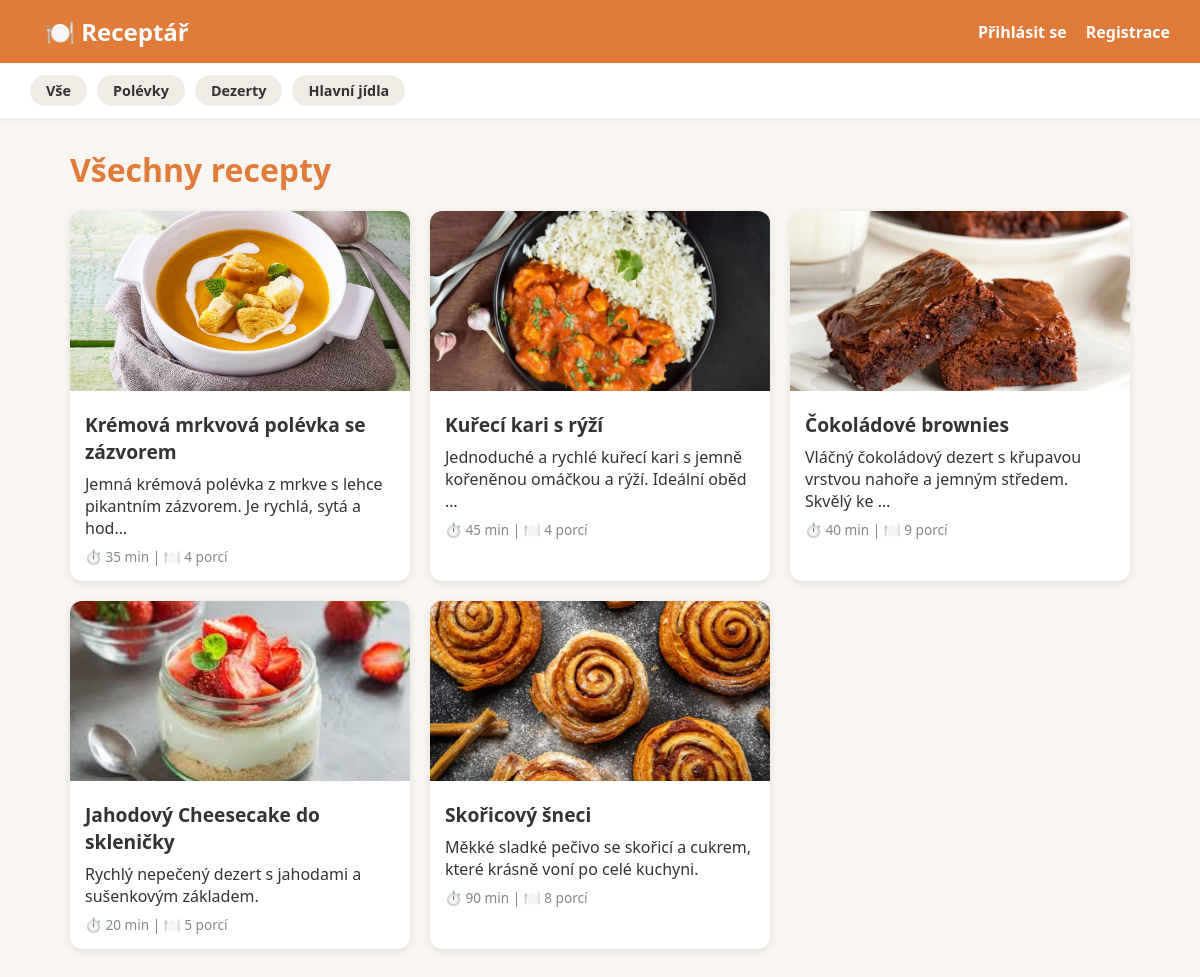
The page / on the database its author committed.
### recepty/models.py (models this page shows, shortened)
class Kategorie(models.Model):
    nazev = models.CharField(max_length=100)

class Recept(models.Model):
    nazev = models.CharField(max_length=200)
    popis = models.TextField()
    postup = models.TextField()
    doba_pripravy = models.IntegerField(help_text="Čas v minutách")
    pocet_porci = models.IntegerField()
    kategorie = models.ForeignKey(Kategorie, on_delete=models.SET_NULL, null=True)
    autor = models.ForeignKey(User, on_delete=models.CASCADE)
    fotka = models.ImageField(upload_to='recepty/', blank=True, null=True)
    datum_pridani = models.DateTimeField(auto_now_add=True)

### recepty/views.py (the view)
# urls.py: path('', views.seznam_receptu, name='seznam'),
def seznam_receptu(request):
    recepty = Recept.objects.all()
    kategorie = Kategorie.objects.all()
    aktivni_kategorie = None
    kategorie_id = request.GET.get('kategorie')
    if kategorie_id:
        recepty = recepty.filter(kategorie__id=kategorie_id)
        aktivni_kategorie = Kategorie.objects.get(id=kategorie_id)
    return render(request, 'recepty/seznam.html', {
        'recepty': recepty,
        'kategorie': kategorie,
        'aktivni_kategorie': aktivni_kategorie,
    })

### templates/recepty/seznam.html (shortened to what this page needs)
{% extends 'recepty/base.html' %}
{% block content %}
    <h1>{% if aktivni_kategorie %}{{ aktivni_kategorie.nazev }}{% else %}Všechny recepty{% endif %}</h1>
    <div class="recepty-grid">
        {% for recept in recepty %}
            <div class="karta">
                {% if recept.fotka %}
                    <img src="{{ recept.fotka.url }}" alt="{{ recept.nazev }}">
                {% endif %}
                <div class="karta-obsah">
                    <h2><a href="{% url 'detail' recept.pk %}">{{ recept.nazev }}</a></h2>
                    <p>{{ recept.popis|truncatechars:80 }}</p>
                    <div class="karta-meta">
                        ⏱️ {{ recept.doba_pripravy }} min | 🍽️ {{ recept.pocet_porci }} porcí
                    </div>
                </div>
            </div>
        {% empty %}
            <p>Zatím žádné recepty. <a href="{% url 'pridat' %}">Přidej první!</a></p>
        {% endfor %}
    </div>
{% endblock %}

### templates/recepty/base.html (shortened to what this page needs)
{% load static %}
<!DOCTYPE html>
<html lang="cs">
<head>
    <link rel="stylesheet" href="{% static 'css/style.css' %}">
</head>
<body>
<nav>
    <a href="{% url 'seznam' %}" class="logo">🍽️ Receptář</a>
    <div>
        {% if user.is_authenticated %}
            Ahoj, {{ user.username }}!
            <a href="{% url 'pridat' %}">➕ Přidat recept</a>
            <a href="{% url 'odhlaseni' %}">Odhlásit se</a>
        {% else %}
            <a href="{% url 'prihlaseni' %}">Přihlásit se</a>
            <a href="{% url 'registrace' %}">Registrace</a>
        {% endif %}
    </div>
</nav>
<div class="kategorie-nav">
    <a href="{% url 'seznam' %}" class="kategorie-btn">Vše</a>
    {% for kat in kategorie %}
        <a href="{% url 'seznam' %}?kategorie={{ kat.id }}" class="kategorie-btn">{{ kat.nazev }}</a>
    {% endfor %}
</div>
<div class="container">
    {% block content %}
    {% endblock %}
</div>
</body>
</html>

### static/css/style.css (style rules this page uses)
* { margin: 0; padding: 0; box-sizing: border-box; }
body { font-family: 'Segoe UI', sans-serif; background-color: #f9f5f0; color: #333; }
nav { background-color: #e07b39; padding: 15px 30px; display: flex; justify-content: space-between; align-items: center; }
nav a { color: white; text-decoration: none; font-weight: bold; margin-left: 15px; }
nav .logo { font-size: 1.5rem; font-weight: bold; color: white; }
.container { max-width: 1100px; margin: 30px auto; padding: 0 20px; }
h1 { font-size: 2rem; margin-bottom: 20px; color: #e07b39; }
.recepty-grid { display: grid; grid-template-columns: repeat(auto-fill, minmax(280px, 1fr)); gap: 20px; margin-top: 20px; }
.karta { background: white; border-radius: 12px; box-shadow: 0 2px 8px rgba(0,0,0,0.1); overflow: hidden; transition: transform 0.2s; }
.karta img { width: 100%; height: 180px; object-fit: cover; }
.karta-obsah { padding: 15px; }
.karta-obsah h2 { font-size: 1.2rem; margin-bottom: 8px; }
.karta-obsah h2 a { color: #333; text-decoration: none; }
.karta-meta { font-size: 0.85rem; color: #888; margin-top: 8px; }
nav .logo { text-decoration: none; }
.kategorie-nav { background-color: #fff; padding: 12px 30px; display: flex; gap: 10px; flex-wrap: wrap; box-shadow: 0 2px 4px rgba(0,0,0,0.05); }
.kategorie-btn { padding: 6px 16px; border-radius: 20px; background-color: #f0ebe4; color: #333; text-decoration: none; font-size: 0.9rem; font-weight: bold; transition: background-color 0.2s; }
.kategorie-nav a.kategorie-btn { color: #333 !important; margin-left: 0; font-weight: bold; }

### rows shown on the page
Kategorie: nazev "Polévky"
Kategorie: nazev "Dezerty"
Kategorie: nazev "Hlavní jídla"
Recept: fotka (picture), nazev "Krémová mrkvová polévka se zázvorem", popis "Jemná krémová polévka z mrkve s lehce pikantním zázvorem. Je rychlá, sytá a hod…", doba_pripravy "35", pocet_porci "4"
Recept: fotka (picture), nazev "Kuřecí kari s rýží", popis "Jednoduché a rychlé kuřecí kari s jemně kořeněnou omáčkou a rýží. Ideální oběd …", doba_pripravy "45", pocet_porci "4"
Recept: fotka (picture), nazev "Čokoládové brownies", popis "Vláčný čokoládový dezert s křupavou vrstvou nahoře a jemným středem. Skvělý ke …", doba_pripravy "40", pocet_porci "9"
Recept: fotka (picture), nazev "Jahodový Cheesecake do skleničky", popis "Rychlý nepečený dezert s jahodami a sušenkovým základem.", doba_pripravy "20", pocet_porci "5"
Recept: fotka (picture), nazev "Skořicový šneci", popis "Měkké sladké pečivo se skořicí a cukrem, které krásně voní po celé kuchyni.", doba_pripravy "90", pocet_porci "8"
